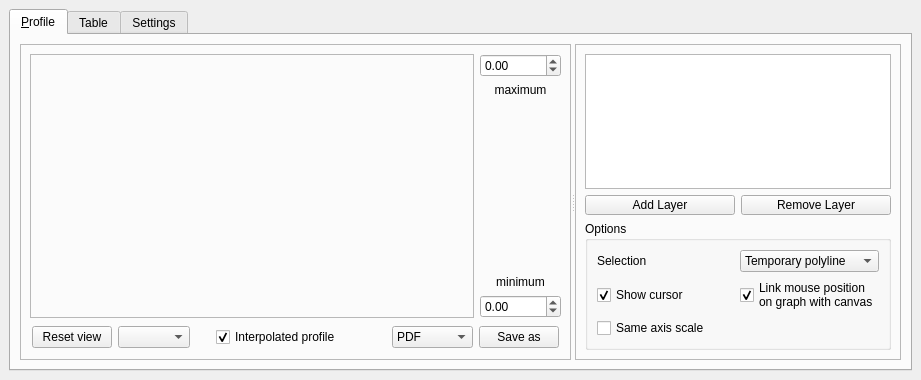
<?xml version="1.0" encoding="UTF-8"?>
<ui version="4.0">
 <class>ProfileTool</class>
 <widget class="QDockWidget" name="ProfileTool">
  <property name="geometry">
   <rect>
    <x>0</x>
    <y>0</y>
    <width>921</width>
    <height>380</height>
   </rect>
  </property>
  <property name="windowTitle">
   <string>Profile Tool</string>
  </property>
  <widget class="QWidget" name="dockWidgetContents">
   <property name="sizePolicy">
    <sizepolicy hsizetype="Expanding" vsizetype="Expanding">
     <horstretch>0</horstretch>
     <verstretch>0</verstretch>
    </sizepolicy>
   </property>
   <layout class="QVBoxLayout" name="verticalLayout">
    <item>
     <widget class="QTabWidget" name="tabWidget">
      <property name="autoFillBackground">
       <bool>true</bool>
      </property>
      <property name="tabPosition">
       <enum>QTabWidget::North</enum>
      </property>
      <property name="tabShape">
       <enum>QTabWidget::Rounded</enum>
      </property>
      <property name="currentIndex">
       <number>0</number>
      </property>
      <property name="elideMode">
       <enum>Qt::ElideNone</enum>
      </property>
      <property name="usesScrollButtons">
       <bool>true</bool>
      </property>
      <widget class="QWidget" name="tab_1">
       <property name="sizePolicy">
        <sizepolicy hsizetype="Expanding" vsizetype="Expanding">
         <horstretch>0</horstretch>
         <verstretch>0</verstretch>
        </sizepolicy>
       </property>
       <attribute name="title">
        <string>&amp;Profile</string>
       </attribute>
       <layout class="QHBoxLayout" name="horizontalLayout_5">
        <item>
         <widget class="QSplitter" name="splitter">
          <property name="orientation">
           <enum>Qt::Horizontal</enum>
          </property>
          <widget class="QFrame" name="frame">
           <property name="frameShape">
            <enum>QFrame::StyledPanel</enum>
           </property>
           <property name="frameShadow">
            <enum>QFrame::Raised</enum>
           </property>
           <layout class="QGridLayout" name="gridLayout_3">
            <item row="0" column="1">
             <layout class="QVBoxLayout" name="verticalLayout_5">
              <item>
               <widget class="QDoubleSpinBox" name="sbMaxVal">
                <property name="keyboardTracking">
                 <bool>false</bool>
                </property>
                <property name="minimum">
                 <double>-99999.000000000000000</double>
                </property>
                <property name="maximum">
                 <double>99999.000000000000000</double>
                </property>
               </widget>
              </item>
              <item>
               <widget class="QLabel" name="label_2">
                <property name="text">
                 <string>maximum</string>
                </property>
                <property name="alignment">
                 <set>Qt::AlignHCenter|Qt::AlignTop</set>
                </property>
               </widget>
              </item>
              <item>
               <spacer name="verticalSpacer_2">
                <property name="orientation">
                 <enum>Qt::Vertical</enum>
                </property>
                <property name="sizeHint" stdset="0">
                 <size>
                  <width>20</width>
                  <height>40</height>
                 </size>
                </property>
               </spacer>
              </item>
              <item>
               <widget class="QLabel" name="label_3">
                <property name="text">
                 <string>minimum</string>
                </property>
                <property name="alignment">
                 <set>Qt::AlignBottom|Qt::AlignHCenter</set>
                </property>
                <property name="margin">
                 <number>3</number>
                </property>
               </widget>
              </item>
              <item>
               <widget class="QDoubleSpinBox" name="sbMinVal">
                <property name="keyboardTracking">
                 <bool>false</bool>
                </property>
                <property name="minimum">
                 <double>-99999.000000000000000</double>
                </property>
                <property name="maximum">
                 <double>99999.000000000000000</double>
                </property>
               </widget>
              </item>
             </layout>
            </item>
            <item row="0" column="0">
             <widget class="QFrame" name="frame_for_plot">
              <property name="sizePolicy">
               <sizepolicy hsizetype="Expanding" vsizetype="Preferred">
                <horstretch>0</horstretch>
                <verstretch>1</verstretch>
               </sizepolicy>
              </property>
              <property name="frameShape">
               <enum>QFrame::StyledPanel</enum>
              </property>
              <property name="frameShadow">
               <enum>QFrame::Raised</enum>
              </property>
              <layout class="QVBoxLayout" name="verticalLayout_4"/>
             </widget>
            </item>
            <item row="1" column="0" colspan="2">
             <widget class="QWidget" name="widget_save_buttons" native="true">
              <layout class="QHBoxLayout" name="horizontalLayout_3">
               <property name="leftMargin">
                <number>2</number>
               </property>
               <property name="topMargin">
                <number>2</number>
               </property>
               <property name="rightMargin">
                <number>2</number>
               </property>
               <property name="bottomMargin">
                <number>2</number>
               </property>
               <item>
                <widget class="QPushButton" name="pushButton_reinitview">
                 <property name="text">
                  <string>Reset view</string>
                 </property>
                </widget>
               </item>
               <item>
                <widget class="QComboBox" name="plotComboBox"/>
               </item>
               <item>
                <spacer name="horizontalSpacer_2">
                 <property name="orientation">
                  <enum>Qt::Horizontal</enum>
                 </property>
                 <property name="sizeHint" stdset="0">
                  <size>
                   <width>0</width>
                   <height>20</height>
                  </size>
                 </property>
                </spacer>
               </item>
               <item>
                <widget class="QCheckBox" name="profileInterpolationCheckBox">
                 <property name="toolTip">
                  <string>When checked, profile is calculated along the polyline. Unchecked, only the values at polyline vertices are shown.</string>
                 </property>
                 <property name="text">
                  <string>Interpolated profile</string>
                 </property>
                 <property name="checked">
                  <bool>true</bool>
                 </property>
                </widget>
               </item>
               <item>
                <widget class="QStackedWidget" name="stackedWidget">
                 <property name="currentIndex">
                  <number>0</number>
                 </property>
                 <widget class="QWidget" name="page">
                  <layout class="QHBoxLayout" name="horizontalLayout_4"/>
                 </widget>
                </widget>
               </item>
               <item>
                <spacer name="horizontalSpacer">
                 <property name="orientation">
                  <enum>Qt::Horizontal</enum>
                 </property>
                 <property name="sizeHint" stdset="0">
                  <size>
                   <width>1</width>
                   <height>20</height>
                  </size>
                 </property>
                </spacer>
               </item>
               <item>
                <widget class="QComboBox" name="cbxSaveAs">
                 <item>
                  <property name="text">
                   <string>PDF</string>
                  </property>
                 </item>
                 <item>
                  <property name="text">
                   <string>PNG</string>
                  </property>
                 </item>
                 <item>
                  <property name="text">
                   <string>SVG</string>
                  </property>
                 </item>
                 <item>
                  <property name="text">
                   <string>print (PS)</string>
                  </property>
                 </item>
                </widget>
               </item>
               <item>
                <widget class="QPushButton" name="butSaveAs">
                 <property name="text">
                  <string>Save as</string>
                 </property>
                </widget>
               </item>
              </layout>
             </widget>
            </item>
           </layout>
           <zorder>frame_for_plot</zorder>
           <zorder></zorder>
           <zorder>widget_save_buttons</zorder>
          </widget>
          <widget class="QFrame" name="frame_2">
           <property name="frameShape">
            <enum>QFrame::StyledPanel</enum>
           </property>
           <property name="frameShadow">
            <enum>QFrame::Raised</enum>
           </property>
           <layout class="QVBoxLayout" name="verticalLayout_3">
            <item>
             <widget class="QTableView" name="tableView">
              <property name="sizePolicy">
               <sizepolicy hsizetype="Preferred" vsizetype="Expanding">
                <horstretch>0</horstretch>
                <verstretch>0</verstretch>
               </sizepolicy>
              </property>
              <property name="minimumSize">
               <size>
                <width>10</width>
                <height>10</height>
               </size>
              </property>
             </widget>
            </item>
            <item>
             <layout class="QHBoxLayout" name="horizontalLayout">
              <property name="spacing">
               <number>6</number>
              </property>
              <property name="leftMargin">
               <number>0</number>
              </property>
              <property name="topMargin">
               <number>0</number>
              </property>
              <property name="bottomMargin">
               <number>0</number>
              </property>
              <item>
               <widget class="QPushButton" name="pushButton_2">
                <property name="minimumSize">
                 <size>
                  <width>10</width>
                  <height>20</height>
                 </size>
                </property>
                <property name="text">
                 <string>Add Layer</string>
                </property>
                <property name="autoRepeat">
                 <bool>false</bool>
                </property>
                <property name="autoDefault">
                 <bool>false</bool>
                </property>
                <property name="default">
                 <bool>false</bool>
                </property>
                <property name="flat">
                 <bool>false</bool>
                </property>
               </widget>
              </item>
              <item>
               <widget class="QPushButton" name="pushButton">
                <property name="minimumSize">
                 <size>
                  <width>10</width>
                  <height>20</height>
                 </size>
                </property>
                <property name="text">
                 <string>Remove Layer</string>
                </property>
               </widget>
              </item>
             </layout>
            </item>
            <item>
             <widget class="QGroupBox" name="groupBox">
              <property name="title">
               <string>Options</string>
              </property>
              <layout class="QGridLayout" name="gridLayout">
               <item row="1" column="1">
                <widget class="QCheckBox" name="checkBox_mpl_tracking">
                 <property name="enabled">
                  <bool>true</bool>
                 </property>
                 <property name="text">
                  <string>Link mouse position 
on graph with canvas</string>
                 </property>
                 <property name="checked">
                  <bool>true</bool>
                 </property>
                </widget>
               </item>
               <item row="1" column="0">
                <widget class="QCheckBox" name="checkBox_showcursor">
                 <property name="text">
                  <string>Show cursor</string>
                 </property>
                 <property name="checked">
                  <bool>true</bool>
                 </property>
                 <property name="tristate">
                  <bool>false</bool>
                 </property>
                </widget>
               </item>
               <item row="0" column="0">
                <widget class="QLabel" name="label">
                 <property name="text">
                  <string>Selection</string>
                 </property>
                </widget>
               </item>
               <item row="0" column="1">
                <widget class="QComboBox" name="comboBox">
                 <property name="sizePolicy">
                  <sizepolicy hsizetype="Minimum" vsizetype="Fixed">
                   <horstretch>0</horstretch>
                   <verstretch>0</verstretch>
                  </sizepolicy>
                 </property>
                 <property name="frame">
                  <bool>true</bool>
                 </property>
                 <item>
                  <property name="text">
                   <string>Temporary polyline</string>
                  </property>
                 </item>
                 <item>
                  <property name="text">
                   <string>Selected polyline</string>
                  </property>
                 </item>
                 <item>
                  <property name="text">
                   <string>Selected layer</string>
                  </property>
                 </item>
                </widget>
               </item>
               <item row="2" column="0">
                <widget class="QCheckBox" name="cbSameAxisScale">
                 <property name="toolTip">
                  <string>Always keep the same scale for X and Y axis. &lt;br/&gt;&lt;br/&gt;&lt;i&gt;Only available with PyQtGraph plot library&lt;/i&gt;</string>
                 </property>
                 <property name="text">
                  <string>Same axis scale</string>
                 </property>
                </widget>
               </item>
              </layout>
             </widget>
            </item>
           </layout>
          </widget>
         </widget>
        </item>
       </layout>
      </widget>
      <widget class="QWidget" name="tab_2">
       <attribute name="title">
        <string>Table</string>
       </attribute>
       <layout class="QVBoxLayout" name="verticalLayout_2">
        <item>
         <widget class="QScrollArea" name="scrollArea">
          <property name="widgetResizable">
           <bool>true</bool>
          </property>
          <widget class="QWidget" name="scrollAreaWidgetContents">
           <property name="geometry">
            <rect>
             <x>0</x>
             <y>0</y>
             <width>879</width>
             <height>294</height>
            </rect>
           </property>
          </widget>
         </widget>
        </item>
       </layout>
      </widget>
      <widget class="QWidget" name="tab">
       <attribute name="title">
        <string>Settings</string>
       </attribute>
       <layout class="QGridLayout" name="gridLayout_2">
        <item row="0" column="1">
         <widget class="QGroupBox" name="groupBox_3">
          <property name="title">
           <string>Plot library</string>
          </property>
          <layout class="QVBoxLayout" name="verticalLayout_8">
           <item>
            <widget class="QComboBox" name="cboLibrary"/>
           </item>
          </layout>
         </widget>
        </item>
        <item row="0" column="0">
         <widget class="QGroupBox" name="groupBox_2">
          <property name="title">
           <string>Full Resolution</string>
          </property>
          <layout class="QVBoxLayout" name="verticalLayout_7">
           <item>
            <widget class="QCheckBox" name="fullResolutionCheckBox">
             <property name="sizePolicy">
              <sizepolicy hsizetype="Preferred" vsizetype="Fixed">
               <horstretch>0</horstretch>
               <verstretch>0</verstretch>
              </sizepolicy>
             </property>
             <property name="toolTip">
              <string>Unchecked, each polyline segment is profiled with a max of 1000 points. When checked, each segment is profiled with the map's full resolution.</string>
             </property>
             <property name="text">
              <string>Full resolution enabled</string>
             </property>
            </widget>
           </item>
          </layout>
         </widget>
        </item>
        <item row="1" column="0">
         <spacer name="verticalSpacer">
          <property name="orientation">
           <enum>Qt::Vertical</enum>
          </property>
          <property name="sizeHint" stdset="0">
           <size>
            <width>20</width>
            <height>40</height>
           </size>
          </property>
         </spacer>
        </item>
       </layout>
      </widget>
     </widget>
    </item>
   </layout>
  </widget>
 </widget>
 <resources/>
 <connections/>
</ui>
